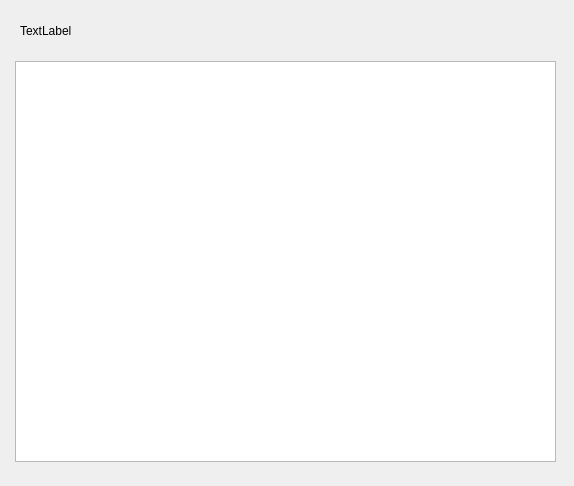
<?xml version="1.0" encoding="UTF-8"?>
<ui version="4.0">
 <class>StudentDetialWidget</class>
 <widget class="QWidget" name="StudentDetialWidget">
  <property name="geometry">
   <rect>
    <x>0</x>
    <y>0</y>
    <width>574</width>
    <height>486</height>
   </rect>
  </property>
  <property name="windowTitle">
   <string>StudentDetial</string>
  </property>
  <widget class="QLabel" name="StudentDlabel">
   <property name="geometry">
    <rect>
     <x>20</x>
     <y>20</y>
     <width>231</width>
     <height>21</height>
    </rect>
   </property>
   <property name="text">
    <string>TextLabel</string>
   </property>
  </widget>
  <widget class="QTableWidget" name="testTableWidget">
   <property name="geometry">
    <rect>
     <x>15</x>
     <y>61</y>
     <width>541</width>
     <height>401</height>
    </rect>
   </property>
  </widget>
 </widget>
 <resources/>
 <connections/>
</ui>
